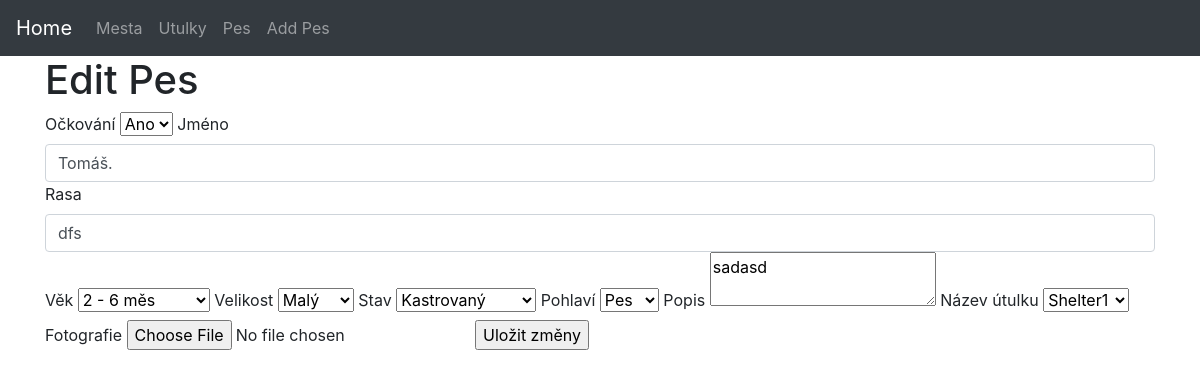
The app's page /pes/edit/73, older data.
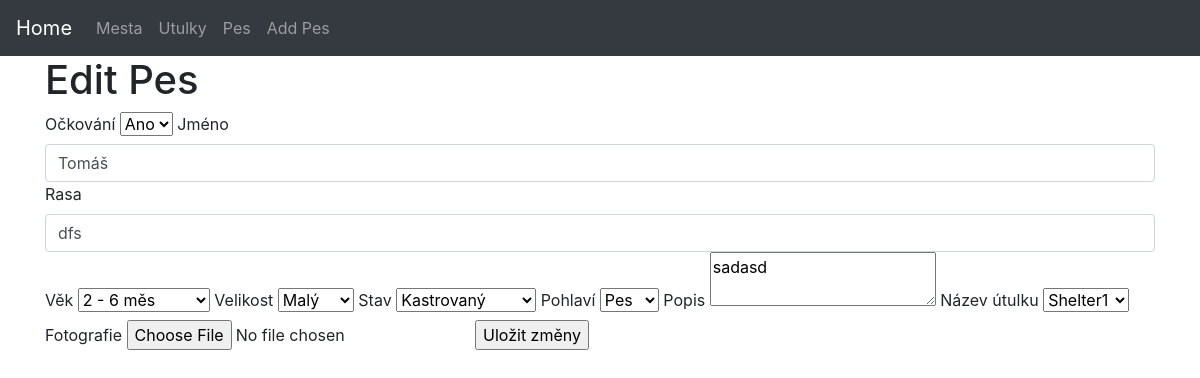
The same page, newer data.
### website/models.py (models this page shows, shortened)
class Pes(db.Model):
    idpes = db.Column(db.Integer, primary_key=True)
    ockovani = db.Column(db.Enum('Ano', 'Ne', name='ockovani_enum'), nullable=True)
    jmeno = db.Column(db.String(45), nullable=False)
    rasa = db.Column(db.String(45))
    vek = db.Column(db.Enum('2 - 6 měs', '6 měs - 2 roky', '2 - 8 let', '8 a více', name='vek_enum'), nullable=True)
    velikost = db.Column(db.Enum('maly', 'stredni', 'velky', name='velikost_enum'), nullable=True)
    stav = db.Column(db.Enum('kastrovany', 'handicapovany', 'akutni adoptce', name='stav_enum'), nullable=True)
    pohlavi = db.Column(db.Enum('Pes', 'Fena', name='pohlavi_enum'), nullable=True)
    popis = db.Column(db.String(200))
    fotografie = db.Column(db.String(100), nullable=False, default='default.jpeg')
    utulek_nazev = db.Column(db.String(45), db.ForeignKey('utulek.nazev'), nullable=False)
    utulek = db.relationship('Utulek', backref=db.backref('pes', lazy=True))
    __table_args__ = (
        CheckConstraint('ockovani IN ("Ano", "Ne")'),
        CheckConstraint('vek IN ("2 - 6 měs", "6 měs - 2 roky", "2 - 8 let", "8 a více")'),
        CheckConstraint('velikost IN ("maly", "stredni", "velky")'),
        CheckConstraint('stav IN ("kastrovany", "handicapovany", "akutni adoptce")'),
        CheckConstraint('pohlavi IN ("Pes", "Fena")'),
    )

### website/views.py (the view)
@app.route('/pes/edit/<int:id>', methods=['GET', 'POST'])
def edit_pes(id):
    pes_to_edit = Pes.query.get(id)
    utulky_entries = Utulek.query.all()
    form = EditPesForm(obj=pes_to_edit)
    if not pes_to_edit:
        flash('Pes nebyl nalezen.', 'danger')
        return redirect(url_for('show_pes'))
    if request.method == 'POST' and form.validate_on_submit():
        form.populate_obj(pes_to_edit)
        db.session.commit()
        flash('Pes byl aktualizován.', 'success')
        return redirect(url_for('show_pes'))
    return render_template('edit_pes.html', pes=pes_to_edit, utulky_entries=utulky_entries, form=form)

### website/templates/edit_pes.html (shortened to what this page needs)
<!DOCTYPE html>
<html lang="en">
<head>
    <link rel="stylesheet" href="https://stackpath.bootstrapcdn.com/bootstrap/4.3.1/css/bootstrap.min.css">
</head>
<body>
    {% include 'navbar.html' %}
    <div class="container">
        <h1>Edit Pes</h1>
        <form method="post" action="{{ url_for('edit_pes', id=pes.idpes) }}" enctype="multipart/form-data">
            {{ form.ockovani.label }} {{ form.ockovani }}
            {{ form.jmeno.label }} {{ form.jmeno(class="form-control", required="required") }}
            {{ form.rasa.label }} {{ form.rasa(class="form-control", required="required") }}
            {{ form.vek.label }} {{ form.vek }}
            {{ form.velikost.label }} {{ form.velikost }}
            {{ form.stav.label }} {{ form.stav }}
            {{ form.pohlavi.label }} {{ form.pohlavi }}
            {{ form.popis.label }} {{ form.popis }}
            {{ form.utulek_nazev.label }} {{ form.utulek_nazev }}
            {{ form.fotografie.label }} {{ form.fotografie }}
            {{ form.submit() }}
        </form>
    </div>
</body>
</html>

Row changes from the older to the newer data that the page shows:
changed Pes "Ano": jmeno "Tomáš." → "Tomáš"
